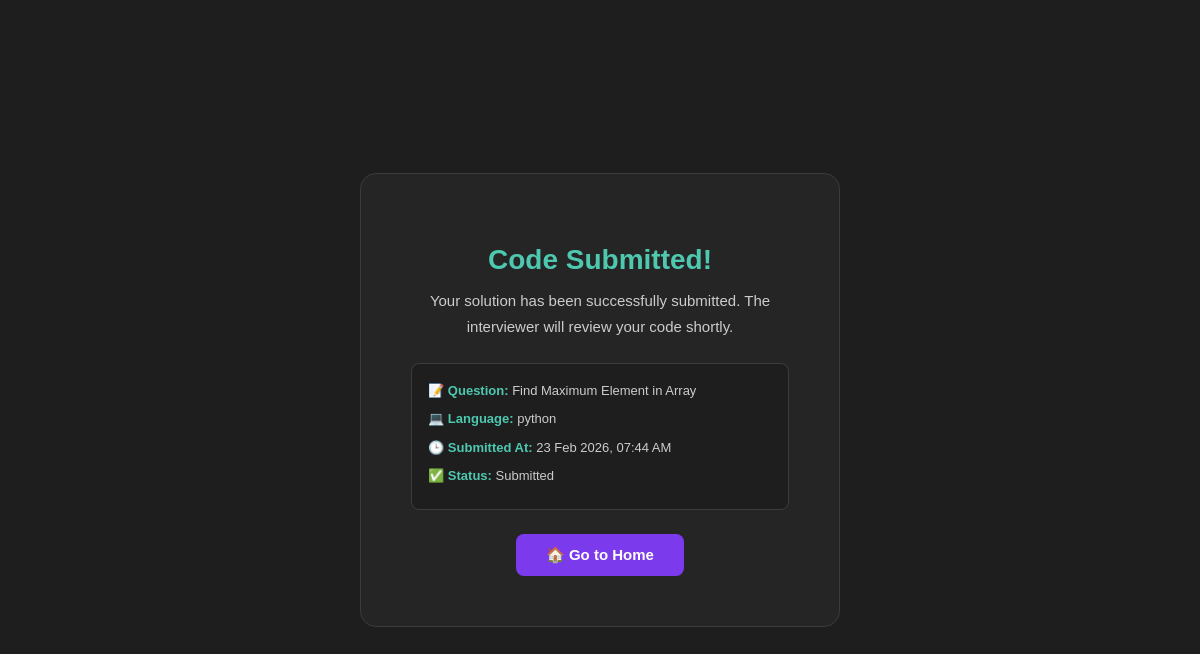
The app's page /success/1/ with its own data.
### editor/models.py (models this page shows, shortened)
class CodeSubmission(models.Model):
    question = models.ForeignKey(CodingQuestion, on_delete=models.CASCADE, related_name='submissions')
    language = models.CharField(max_length=50)
    code = models.TextField()
    output = models.TextField(blank=True)
    stderr = models.TextField(blank=True)
    status = models.CharField(max_length=100, blank=True)
    submitted_at = models.DateTimeField(auto_now_add=True)

class CodingQuestion(models.Model):
    DIFFICULTY_CHOICES = [
        ('easy', 'Easy'),
        ('medium', 'Medium'),
        ('hard', 'Hard')
    ]
    topic = models.CharField(max_length=100)
    difficulty = models.CharField(max_length=20, choices=DIFFICULTY_CHOICES)
    language = models.CharField(max_length=50)
    title = models.CharField(max_length=200, blank=True)
    description = models.TextField()
    example_input = models.TextField(blank=True)
    example_output = models.TextField(blank=True)
    constraints = models.TextField(blank=True)
    starter_code = models.TextField(blank=True)
    created_at = models.DateTimeField(auto_now_add=True)

### editor/views.py (the view)
# urls.py: path('success/<int:submission_id>/', views.success, name='success'),  # add this
def success(request, submission_id):
    submission = CodeSubmission.objects.get(id=submission_id)
    return render(request, 'editor/success.html', {
        'submission': submission
    })

### editor/templates/editor/success.html (shortened to what this page needs)
<!DOCTYPE html>
<html>
<head>
</head>
<body>
  <div class="card">
    <h1>Code Submitted!</h1>
    <p>Your solution has been successfully submitted. The interviewer will review your code shortly.</p>
    <div class="info-box">
      <p>📝 <span>Question:</span> {{ submission.question.title }}</p>
      <p>💻 <span>Language:</span> {{ submission.language }}</p>
      <p>🕒 <span>Submitted At:</span> {{ submission.submitted_at|date:"d M Y, h:i A" }}</p>
      <p>✅ <span>Status:</span> {{ submission.status }}</p>
    </div>
    <a href="/" class="btn">🏠 Go to Home</a>
  </div>
</body>
</html>

### editor/templates/editor/success.html (style rules this page uses)
* { margin: 0; padding: 0; box-sizing: border-box; }
body { font-family: Arial, sans-serif; background: #1e1e1e; color: white; display: flex; justify-content: center; align-items: center; min-height: 100vh; }
.card { background: #252526; padding: 50px; border-radius: 16px; text-align: center; border: 1px solid #3c3c3c; max-width: 480px; width: 100%; }
h1 { color: #4ec9b0; font-size: 28px; margin-bottom: 12px; }
p { color: #ccc; font-size: 15px; line-height: 1.7; margin-bottom: 24px; }
.info-box { background: #1e1e1e; border: 1px solid #3c3c3c; border-radius: 8px; padding: 16px; margin-bottom: 24px; text-align: left; }
.info-box p { font-size: 13px; margin-bottom: 6px; color: #ccc; }
.info-box span { color: #4ec9b0; font-weight: bold; }
.btn { display: inline-block; padding: 12px 30px; background: #7c3aed; color: white; border: none; border-radius: 8px; font-size: 15px; cursor: pointer; text-decoration: none; font-weight: bold; }

### records on screen
CodeSubmission: question "Find Maximum Element in Array", language "python", submitted_at "23 Feb 2026, 07:44 AM", status "Submitted"
